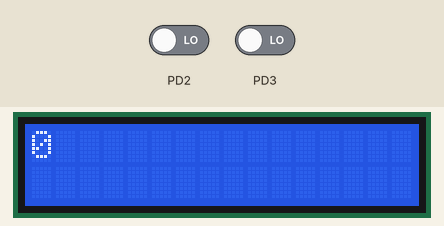
Bench run of a program on a simulated ATmega32, built with avr-gcc and emulated at 16 MHz. Shown: 16×2 character LCD. Wiring (inferred from the names in the program): character LCD (HD44780): RS PB1; R/W PB2; E PB3; data PA4, PA5, PA6, PA7. The test bench sets the inputs (shaded band); at power-on: PD2 LOW, PD3 LOW.

Above: at 1.2 s.
1.3 s: PD2 driven HIGH
At 1.8 s:
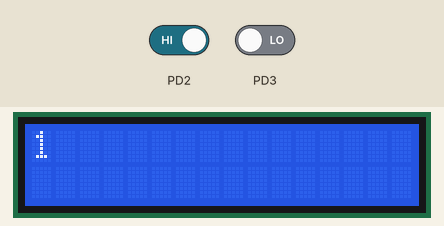
2.8 s: PD3 driven HIGH
Timing chart, 0 to 5.8 s (numbered marks = the images above; inputs shaded):
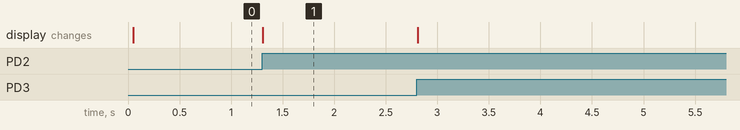

Measured:
- after the input at 1.3 s, the display: changes at once (image 1)

The program:

main.c
```c
/*
 * LCD.c
 *
 * Created: 26-Sep-23 7:44:10 PM
 *  Author: SEIF EL-DIN SOLTAN
 */

#define F_CPU 16000000UL
#include <util/delay.h>

#include "STD_TYPE.h"
#include "BIT_MATH.h"

#include "GLBI_interfase.h"
#include "GLBI_private.h"

#include "EXTI_config.h"
#include "EXTI_interface.h"
#include "EXTI_private.h"

#include "LCD_config.h"
#include "LCD_interface.h"
#include "LCD_private.h"

void UP_Counter   (void);
void DOWN_Counter (void);

u8 Counter = 0;

int main(void)
{

	LCD_init();
	GLBI_Enable();
	EXTI_Enable(EXTI_INT0,EXTI_RISING_EDGE);
	EXTI_Enable(EXTI_INT1,EXTI_RISING_EDGE);
	EXTI_SetCallBackInt0(&UP_Counter);
	EXTI_SetCallBackInt1(&DOWN_Counter);
	LCD_SendIntegarNumber(Counter);

    while(1)
    {

    }
}
void UP_Counter (void)
{
	if(Counter<9)
	{
		Counter++;
		LCD_ClearDesplay();
		LCD_SendIntegarNumber(Counter);
	}
	else
	{
		//No Action
	}
}

void DOWN_Counter (void)
{
	if(Counter>0)
	{
		Counter--;
		LCD_ClearDesplay();
		LCD_SendIntegarNumber(Counter);
	}
	else
	{
		//No Action
	}
}
```

EXTI_config.h
```c
/*
 * EXTI_config.h
 *
 * Created: 09-Sep-23 11:32:00 AM
 *  Author:  SEIF EL-DIN SULTAN OSMAN
 */


#ifndef EXTI_CONFIG_H_
#define EXTI_CONFIG_H_


#endif /* EXTI_CONFIG_H_ */
```

LCD_config.h
```c
/*
 * LCD_config.h
 *
 * Created: 06-Sep-23 10:32:49 PM
 *  Author: SEIF EL-DIN SOLTAN
 */


#ifndef LCD_CONFIG_H_
#define LCD_CONFIG_H_

#define LCD_MODE        LCD_FourBitMode   // LCD_FourBitMode ||  LCD_EightBitMode

#define LCD_PORT        DIO_PORTA

#define LCD_RS_PORT     DIO_PORTB
#define LCD_RS_PIN      DIO_PIN1

#define LCD_RW_PORT     DIO_PORTB
#define LCD_RW_PIN      DIO_PIN2

#define LCD_EN_PORT     DIO_PORTB
#define LCD_EN_PIN      DIO_PIN3


#define LCD_D0_PORT     DIO_PORTA
#define LCD_D0_PIN      DIO_PIN0

#define LCD_D1_PORT     DIO_PORTA
#define LCD_D1_PIN      DIO_PIN1

#define LCD_D2_PORT     DIO_PORTA
#define LCD_D2_PIN      DIO_PIN2

#define LCD_D3_PORT     DIO_PORTA
#define LCD_D3_PIN      DIO_PIN3

#define LCD_D4_PORT     DIO_PORTA
#define LCD_D4_PIN      DIO_PIN4

#define LCD_D5_PORT     DIO_PORTA
#define LCD_D5_PIN      DIO_PIN5

#define LCD_D6_PORT     DIO_PORTA
#define LCD_D6_PIN      DIO_PIN6

#define LCD_D7_PORT     DIO_PORTA
#define LCD_D7_PIN      DIO_PIN7


#endif /* LCD_CONFIG_H_ */
```

EXTI_interface.h
```c
/*
 * EXTI_interface.h
 *
 * Created: 09-Sep-23 11:31:24 AM
 *  Author:  SEIF EL-DIN SULTAN OSMAN
 */


#ifndef EXTI_INTERFACE_H_
#define EXTI_INTERFACE_H_

typedef enum
{
	 EXTI_INT0=0,  //PORT_D_PIN_2
	 EXTI_INT1 ,   //PORT_D_PIN_3
	 EXTI_INT2     //PORT_B_PIN_2
} EXTI_InterruptSource;

typedef enum
{
	EXTI_RISING_EDGE=0,
	EXTI_FALLING_EDGE,
	EXTI_LOW_LEVEL,
	EXTI_ANY_LOGICAL_CHANGE
} EXTI_TriggerEdge;

void EXTI_Enable                   (EXTI_InterruptSource InterruptSource ,EXTI_TriggerEdge TriggerEdge);
void EXTI_Disable                  (EXTI_InterruptSource InterruptSource);
void EXTI_SetCallBackInt0          (void (*PtrToFunc)(void));
void EXTI_SetCallBackInt1          (void (*PtrToFunc)(void));
void EXTI_SetCallBackInt2          (void (*PtrToFunc)(void));

#endif /* EXTI_INTERFACE_H_ */
```

EXTI_program.c
```c
/*
 * EXTI_program.c
 *
 * Created: 09-Sep-23 11:30:36 AM
 *  Author:  SEIF EL-DIN SULTAN OSMAN
 */
#define F_CPU 16000000UL
#include <util/delay.h>

#include "BIT_MATH.h"
#include "STD_TYPE.h"

#include "EXTI_private.h"
#include "EXTI_config.h"
#include "EXTI_interface.h"

static void (*PRIVATE_PtrCallBackInt0) (void) = NULL;
static void (*PRIVATE_PtrCallBackInt1) (void) = NULL;
static void (*PRIVATE_PtrCallBackInt2) (void) = NULL;

void EXTI_Enable(EXTI_InterruptSource InterruptSource ,EXTI_TriggerEdge TriggerEdge)
{
	switch(InterruptSource)
	{
		case EXTI_INT0:
		switch(TriggerEdge)
		{
			case EXTI_RISING_EDGE:
			SET_BIT(MCUCR,ISC00);
			SET_BIT(MCUCR,ISC01);
			break;

			case EXTI_FALLING_EDGE:
			CLR_BIT(MCUCR,ISC00);
			SET_BIT(MCUCR,ISC01);
			break;

			case EXTI_LOW_LEVEL:
			CLR_BIT(MCUCR,ISC00);
			CLR_BIT(MCUCR,ISC01);
			break;

			case EXTI_ANY_LOGICAL_CHANGE:
			SET_BIT(MCUCR,ISC00);
			CLR_BIT(MCUCR,ISC01);
			break;
		}
		SET_BIT(GICR,INT0);
		break;

		case EXTI_INT1:
		switch(TriggerEdge)
		{
			case EXTI_RISING_EDGE:
			SET_BIT(MCUCR,ISC10);
			SET_BIT(MCUCR,ISC11);
			break;

			case EXTI_FALLING_EDGE:
			CLR_BIT(MCUCR,ISC10);
			SET_BIT(MCUCR,ISC11);
			break;

			case EXTI_LOW_LEVEL:
			CLR_BIT(MCUCR,ISC10);
			CLR_BIT(MCUCR,ISC11);
			break;

			case EXTI_ANY_LOGICAL_CHANGE:
			SET_BIT(MCUCR,ISC10);
			CLR_BIT(MCUCR,ISC11);
			break;
		}
		SET_BIT(GICR,INT1);
		break;

		case EXTI_INT2:
		switch(TriggerEdge)
		{
			case EXTI_RISING_EDGE:
			SET_BIT(MCUCSR,ISC2);
			break;

			case EXTI_FALLING_EDGE:
			CLR_BIT(MCUCSR,ISC2);
			break;
		}
		SET_BIT(GICR,INT2);
		break;
	}
}

void EXTI_Disable(EXTI_InterruptSource InterruptSource)
{
	switch(InterruptSource)
	{
		case EXTI_INT0:
		CLR_BIT(GICR,INT0);
		break;

		case EXTI_INT1:
		CLR_BIT(GICR,INT1);
		break;

		case EXTI_INT2:
		CLR_BIT(GICR,INT2);
		break;
	}

}
void EXTI_SetCallBackInt0 (void (*PtrToFunc) (void))
{
	if( PtrToFunc!=NULL )
	{
		PRIVATE_PtrCallBackInt0=PtrToFunc;
	}
}
void EXTI_SetCallBackInt1 (void (*PtrToFunc) (void))
{
	if( PtrToFunc!=NULL )
	{
		PRIVATE_PtrCallBackInt1=PtrToFunc;
	}
}
void EXTI_SetCallBackInt2 (void (*PtrToFunc) (void))
{
	if( PtrToFunc!=NULL )
	{
		PRIVATE_PtrCallBackInt2=PtrToFunc;
	}
}


void  __vector_1(void) __attribute__((signal));
void  __vector_1(void)
{
	if (PRIVATE_PtrCallBackInt0 != NULL)
	{
		PRIVATE_PtrCallBackInt0();
	}
}

void  __vector_2(void) __attribute__((signal));
void  __vector_2(void)
{
	if (PRIVATE_PtrCallBackInt1 != NULL)
	{
		PRIVATE_PtrCallBackInt1();
	}
}

void  __vector_3(void) __attribute__((signal));
void  __vector_3(void)
{
	if (PRIVATE_PtrCallBackInt2 != NULL)
	{
		PRIVATE_PtrCallBackInt2();
	}
}
```

GLBI_interfase.h
```c
/*
 * GLBI_interfase.h
 *
 * Created: 09-Sep-23 5:59:09 PM
 *  Author: SEIF EL-DIN SULTAN OSMAN
 */


#ifndef GLBI_INTERFASE_H_
#define GLBI_INTERFASE_H_


void GLBI_Enable               ();


#endif /* GLBI_INTERFASE_H_ */
```

GLBI_program.c
```c
/*
 * GLBI_program.c
 *
 * Created: 09-Sep-23 5:58:45 PM
 *  Author: SEIF EL-DIN SULTAN OSMAN
 */

#include "STD_TYPE.h"
#include "BIT_MATH.h"

#include "GLBI_interfase.h"
#include "GLBI_private.h"

 void GLBI_Enable()
 {
	 SET_BIT(SREG,I);
 }
```

LCD_interface.h
```c
/*
 * LCD_interface.h
 *
 * Created: 06-Sep-23 6:41:56 PM
 *  Author: SEIF EL-DIN SOLTAN
 */


#ifndef LCD_INTERFACE_H_
#define LCD_INTERFACE_H_


/*	for four bit mode	*/

#define LCD_CmndBit0                          0
#define LCD_CmndBit1                          1
#define LCD_CmndBit2                          2
#define LCD_CmndBit3                          3


void LCD_init                                 (void);
void LCD_sendComnd                            (u8 cmnd);
void LCD_sendChar                             (u8 Character_Data);
void LCD_SendString                           (u8 *String_Data);
void LCD_ClearDesplay                         (void);
void LCD_GoToLocation                         (u8 X_Location, u8 LineNumber);
void LCD_SendIntegarNumber                    (u16 IntegerNumber);
void LCD_SendNumberToLocation                 (u16 Number,u8 X_Location, u8 LineNumber);
void LCD_SendFloatNumber                      (f32 FloatNumber);
void LCD_Shift                                (u8 ShiftCmnd);

#endif /* LCD_INTERFACE_H_ */
```

LCD_program.c
```c
/*
 * LCD_program.c
 *
 * Created: 06-Sep-23 6:41:33 PM
 *  Author: SEIF EL-DIN SOLTAN
 */

#define F_CPU 16000000UL
#include <util/delay.h>

/*	UTILES_LIB	*/
#include "STD_TYPE.h"
#include "BIT_MATH.h"
/*	MCAL	*/
#include "DIO_interface.h"
#include "DIO_private.h"
/*	HAL	*/
#include "LCD_interface.h"
#include "LCD_config.h"
#include "LCD_private.h"


void LCD_init(void)
{
	#if   LCD_MODE == LCD_FourBitMode
	//SET PIN AS OUTPUT
	DIO_SetPinDirection(LCD_RS_PORT,LCD_RS_PIN,DIO_PIN_OUTPUT);
	DIO_SetPinDirection(LCD_RW_PORT,LCD_RW_PIN,DIO_PIN_OUTPUT);
	DIO_SetPinDirection(LCD_EN_PORT,LCD_EN_PIN,DIO_PIN_OUTPUT);


	DIO_SetPinDirection(LCD_D4_PORT,LCD_D4_PIN,DIO_PIN_OUTPUT);
	DIO_SetPinDirection(LCD_D5_PORT,LCD_D5_PIN,DIO_PIN_OUTPUT);
	DIO_SetPinDirection(LCD_D6_PORT,LCD_D6_PIN,DIO_PIN_OUTPUT);
	DIO_SetPinDirection(LCD_D7_PORT,LCD_D7_PIN,DIO_PIN_OUTPUT);


	_delay_ms(35);
	DIO_SetPinValue(LCD_RS_PORT,LCD_RS_PIN,DIO_PIN_LOW);
	DIO_SetPinValue(LCD_RW_PORT,LCD_RW_PIN,DIO_PIN_LOW);
	private_WriteHalfPort(LCD_COMMAND_FOR_FOUR_BIT_MODE);
	DIO_SetPinValue(LCD_EN_PORT,LCD_EN_PIN,DIO_PIN_HIGH);
	_delay_ms(1);
	DIO_SetPinValue(LCD_EN_PORT,LCD_EN_PIN,DIO_PIN_LOW);

	LCD_sendComnd(LCD_FUNCTION_SET);
	_delay_us(45);

	LCD_sendComnd(LCD_DISPLAY_ON_OFF_CONTROL);
	_delay_us(45);

	LCD_sendComnd(LCD_DESPLAY_CLEAR);
	_delay_ms(2);

	LCD_sendComnd(LCD_ENTRY_MODE_SET);
	_delay_us(45);

	#elif LCD_MODE == LCD_EightBitMode
	//SET PIN AS OUTPUT
	DIO_SetPinDirection(LCD_RS_PORT,LCD_RS_PIN,DIO_PIN_OUTPUT);
	DIO_SetPinDirection(LCD_RW_PORT,LCD_RW_PIN,DIO_PIN_OUTPUT);
	DIO_SetPinDirection(LCD_EN_PORT,LCD_EN_PIN,DIO_PIN_OUTPUT);

	DIO_setPortDirection(LCD_PORT,DIO_PORT_OUTPUT);

	_delay_ms(35);
	//     DIO_SetPinValue(LCD_RS_PORT,LCD_RS_PIN,DIO_PIN_LOW);
	//     DIO_SetPinValue(LCD_RW_PORT,LCD_RW_PIN,DIO_PIN_LOW);
	LCD_sendComnd(LCD_FUNCTION_SET);
	_delay_us(45);

	LCD_sendComnd(LCD_DISPLAY_ON_OFF_CONTROL);
	_delay_us(45);

	LCD_sendComnd(LCD_DESPLAY_CLEAR);
	_delay_ms(2);

	LCD_sendComnd(LCD_ENTRY_MODE_SET);
	_delay_us(45);

	#endif
}

void LCD_sendComnd(u8 Cmnd)
{
	#if   LCD_MODE == LCD_FourBitMode
	DIO_SetPinValue(LCD_RS_PORT,LCD_RS_PIN,DIO_PIN_LOW);
	DIO_SetPinValue(LCD_RW_PORT,LCD_RW_PIN,DIO_PIN_LOW);

	private_WriteHalfPort(Cmnd>>4);                                    //PORTA_REG= (PORTA_REG & 0x0f) | (Cmnd & 0xf0)
	DIO_SetPinValue(LCD_EN_PORT,LCD_EN_PIN,DIO_PIN_HIGH);
	_delay_ms(1);
	DIO_SetPinValue(LCD_EN_PORT,LCD_EN_PIN,DIO_PIN_LOW);

	private_WriteHalfPort(Cmnd);                                      //PORTA_REG= (PORTA_REG & 0x0f) | ((Cmnd & 0xf0) <<4)
	DIO_SetPinValue(LCD_EN_PORT,LCD_EN_PIN,DIO_PIN_HIGH);
	_delay_ms(1);
	DIO_SetPinValue(LCD_EN_PORT,LCD_EN_PIN,DIO_PIN_LOW);

	#elif LCD_MODE == LCD_EightBitMode
	DIO_SetPinValue(LCD_RS_PORT,LCD_RS_PIN,DIO_PIN_LOW);
	DIO_SetPinValue(LCD_RW_PORT,LCD_RW_PIN,DIO_PIN_LOW);

	DIO_setPortValue(LCD_PORT,Cmnd);
	DIO_SetPinValue(LCD_EN_PORT,LCD_EN_PIN,DIO_PIN_HIGH);
	_delay_ms(1);
	DIO_SetPinValue(LCD_EN_PORT,LCD_EN_PIN,DIO_PIN_LOW);

	#endif

}


void LCD_sendChar(u8 Character_Data)
{
	#if   LCD_MODE == LCD_FourBitMode
	DIO_SetPinValue(LCD_RS_PORT,LCD_RS_PIN,DIO_PIN_HIGH);
	DIO_SetPinValue(LCD_RW_PORT,LCD_RW_PIN,DIO_PIN_LOW);

	private_WriteHalfPort(Character_Data>>4);                        //PORTA_REG= (PORTA_REG & 0x0f) | (Character_Data & 0xf0)
	DIO_SetPinValue(LCD_EN_PORT,LCD_EN_PIN,DIO_PIN_HIGH);
	_delay_ms(1);
	DIO_SetPinValue(LCD_EN_PORT,LCD_EN_PIN,DIO_PIN_LOW);

	private_WriteHalfPort(Character_Data);                         //PORTA_REG= (PORTA_REG & 0x0f) | ((Character_Data & 0xf0) <<4)
	DIO_SetPinValue(LCD_EN_PORT,LCD_EN_PIN,DIO_PIN_HIGH);
	_delay_ms(1);
	DIO_SetPinValue(LCD_EN_PORT,LCD_EN_PIN,DIO_PIN_LOW);

	#elif LCD_MODE == LCD_EightBitMode
	DIO_SetPinValue(LCD_RS_PORT,LCD_RS_PIN,DIO_PIN_HIGH);
	DIO_SetPinValue(LCD_RW_PORT,LCD_RW_PIN,DIO_PIN_LOW);

	DIO_setPortValue(LCD_PORT,Character_Data);
	DIO_SetPinValue(LCD_EN_PORT,LCD_EN_PIN,DIO_PIN_HIGH);
	_delay_ms(1);
	DIO_SetPinValue(LCD_EN_PORT,LCD_EN_PIN,DIO_PIN_LOW);

	#endif

}

void LCD_SendString (u8 *String_Data)
{
	#if   LCD_MODE == LCD_FourBitMode
	while((*String_Data)!='\0')
	{
		LCD_sendChar(*String_Data);
		String_Data++;
	}

	#elif LCD_MODE == LCD_EightBitMode
	while((*String_Data)!='\0')
	{
		LCD_sendChar(*String_Data);
		String_Data++;
	}
	#endif

}


void LCD_ClearDesplay()
{
	#if   LCD_MODE == LCD_FourBitMode
	LCD_sendComnd (LCD_DESPLAY_CLEAR);
	_delay_ms(2);
	LCD_sendComnd (LCD_Cursor_At_Home_position);

	#elif LCD_MODE == LCD_EightBitMode
	LCD_sendComnd (LCD_DESPLAY_CLEAR);
	_delay_ms(2);
	LCD_sendComnd (LCD_Cursor_At_Home_position);

	#endif

}

void LCD_GoToLocation(u8 X_Location, u8 LineNumber)
{
	#if   LCD_MODE == LCD_FourBitMode
	u8 FirstLocation[] = {0x80, 0xC0, 0x94, 0xD4};
	LCD_sendComnd(FirstLocation[LineNumber-1] + X_Location-1);
	_delay_us(1000);

	#elif LCD_MODE == LCD_EightBitMode
	u8 FirstLocation[] = {0x80, 0xC0, 0x94, 0xD4};
	LCD_sendComnd(FirstLocation[LineNumber-1] + X_Location-1);
	_delay_us(1000);

	#endif
}

void LCD_SendIntegarNumber(u16 IntegerNumber)
{
	#if   LCD_MODE == LCD_FourBitMode
	u16 NumberString[16];
	snprintf(NumberString,17,"%d",IntegerNumber);
	LCD_SendString(NumberString);

	#elif LCD_MODE == LCD_EightBitMode
	u16 NumberString[16];
	snprintf(NumberString,17,"%d",IntegerNumber);
	LCD_SendString(NumberString);

	#endif

}


void LCD_SendNumberToLocation(u16 Number,u8 X_Location, u8 LineNumber)
{
	#if   LCD_MODE == LCD_FourBitMode
	LCD_GoToLocation(X_Location,LineNumber);
	LCD_SendIntegarNumber(Number);

	#elif LCD_MODE == LCD_EightBitMode
	LCD_GoToLocation(X_Location,LineNumber);
	LCD_SendIntegarNumber(Number);

	#endif

}

void LCD_SendFloatNumber(f32 FloatNumber)
{
	#if   LCD_MODE == LCD_FourBitMode
	u16 NumberString[16];
	snprintf(NumberString,17,"%f",FloatNumber);
	LCD_SendString(NumberString);

	#elif LCD_MODE == LCD_EightBitMode
	u16 NumberString[16];
	snprintf(NumberString,17,"%f",FloatNumber);
	LCD_SendString(NumberString);

	#endif

}

void LCD_Shift(u8 ShiftCmnd)
{
	#if   LCD_MODE == LCD_FourBitMode
	LCD_sendComnd(ShiftCmnd);

	#elif LCD_MODE == LCD_EightBitMode
	LCD_sendComnd(ShiftCmnd);

	#endif
}


void private_WriteHalfPort (u8 Value)
{
	(DIO_PIN_LOW==GET_BIT(Value,LCD_CmndBit0)) ? (DIO_SetPinValue(LCD_D4_PORT,LCD_D4_PIN,DIO_PIN_LOW)) : (DIO_SetPinValue(LCD_D4_PORT,LCD_D4_PIN,DIO_PIN_HIGH));
	(DIO_PIN_LOW==GET_BIT(Value,LCD_CmndBit1)) ? (DIO_SetPinValue(LCD_D5_PORT,LCD_D5_PIN,DIO_PIN_LOW)) : (DIO_SetPinValue(LCD_D5_PORT,LCD_D5_PIN,DIO_PIN_HIGH));
	(DIO_PIN_LOW==GET_BIT(Value,LCD_CmndBit2)) ? (DIO_SetPinValue(LCD_D6_PORT,LCD_D6_PIN,DIO_PIN_LOW)) : (DIO_SetPinValue(LCD_D6_PORT,LCD_D6_PIN,DIO_PIN_HIGH));
	(DIO_PIN_LOW==GET_BIT(Value,LCD_CmndBit3)) ? (DIO_SetPinValue(LCD_D7_PORT,LCD_D7_PIN,DIO_PIN_LOW)) : (DIO_SetPinValue(LCD_D7_PORT,LCD_D7_PIN,DIO_PIN_HIGH));
}
```

STD_TYPE.h
```c
/*
Name :SEIF EL_DIN SULTAN
Date :25/08/2023
Breif : DATA TYPES
Version :1.0

*/


#ifndef STD_TYPE_H
#define STD_TYPE_H

typedef unsigned char           u8;
typedef signed char             s8;

typedef unsigned short int     u16;
typedef signed short int       s16;

typedef unsigned long int      u32;
typedef signed long int        s32;

typedef unsigned long          u64;
typedef signed long            s64;

typedef float                  f32;
typedef double                 f64;
typedef long double            f128;

typedef enum {
	           FALSE ,
			   TRUE
	          }bool;

#define NULL                   (void*)0

#endif
```

BIT_MATH.h
```c
/*
Name :SEIF EL_DIN SULTAN
Date :25/08/2023
Breif : BIT MATH
Version :1.0

*/

#ifndef BIT_MATH_H
#define BIT_MATH_H

#define SET_BIT(REG,BIT) REG|=(1<<BIT)
#define CLR_BIT(REG,BIT) REG&=~(1<<BIT)
#define TGL_BIT(REG,BIT) REG^=(1<<BIT)
#define GET_BIT(REG,BIT) ((REG>>BIT)&1)              //(REG&(1<<BIT)>>BIT)

#define SET_REG(REG) REG|=0xff
#define CLR_REG(REG) REG&=0x00
#define TGL_REG(REG) REG^=0xff


#endif
```

DIO_interface.h
```c
/*
 * IncFile1.h
 *
 * Created: 01-Sep-23 10:01:31 AM
 *  Author: SEIF EL-DIN SOLTAN
 */


#ifndef INCFILE1_H_
#define INCFILE1_H_

#define DIO_PORTA                0
#define DIO_PORTB                1
#define DIO_PORTC                2
#define DIO_PORTD                3


#define DIO_PIN0                 0
#define DIO_PIN1                 1
#define DIO_PIN2                 2
#define DIO_PIN3                 3
#define DIO_PIN4                 4
#define DIO_PIN5                 5
#define DIO_PIN6                 6
#define DIO_PIN7                 7

#define DIO_PIN_INPUT            0
#define DIO_PIN_OUTPUT           1

#define DIO_PIN_LOW              0
#define DIO_PIN_HIGH             1

#define DIO_PORT_INPUT            0x00
#define DIO_PORT_OUTPUT           0xff

#define DIO_PORT_LOW              0x00
#define DIO_PORT_HIGH             0xff


typedef enum {
	          DIO_OK,
	          DIO_NOK
			 } DIO_ERRORSTATUS;


DIO_ERRORSTATUS    DIO_SetPinDirection              (u8 PortId,u8 PinId,u8 PInDirection);
DIO_ERRORSTATUS    DIO_SetPinValue                  (u8 PortId,u8 PinId,u8 PinValue);
DIO_ERRORSTATUS    DIO_TogglePinValue               (u8 PortId ,u8 PinId);
DIO_ERRORSTATUS    DIO_ReadValue                    (u8 PortId,u8 PinId,u8* PinValue);
DIO_ERRORSTATUS    DIO_activePinInPullUpResistance  ( u8 PortId ,u8 PinId);

/* Port Apis */

DIO_ERRORSTATUS DIO_setPortDirection                (u8 PortId, u8 PortDirection);
DIO_ERRORSTATUS DIO_setPortValue                    (u8 PortId, u8 PortValue);
DIO_ERRORSTATUS DIO_getPortValue                    (u8 PortId, u8* PortValue);
DIO_ERRORSTATUS DIO_togglePortValue                 (u8 PortId);
DIO_ERRORSTATUS DIO_activePortInPullUpResistance    (u8 PortId);


#endif /* INCFILE1_H_ */
```

DIO_private.h
```c
/*
 * DIO_Private.h
 *
 * Created: 01-Sep-23 8:09:55 PM
 *  Author: SEIF EL-DIN SOLTAN
 */


#ifndef DIO_PRIVATE_H_
#define DIO_PRIVATE_H_

#define    DDRA_REG     (*(volatile u8*) 0x3A)
#define    DDRB_REG	    (*(volatile u8*) 0x37)
#define    DDRC_REG	    (*(volatile u8*) 0x34)
#define    DDRD_REG	    (*(volatile u8*) 0x31)

#define    PORTA_REG	(*(volatile u8*) 0x3B)
#define    PORTB_REG	(*(volatile u8*) 0x38)
#define    PORTC_REG	(*(volatile u8*) 0x35)
#define    PORTD_REG	(*(volatile u8*) 0x32)

#define    PINA_REG	   (*(volatile u8*) 0x39)
#define    PINB_REG	   (*(volatile u8*) 0x36)
#define    PINC_REG	   (*(volatile u8*) 0x33)
#define    PIND_REG	   (*(volatile u8*) 0x30)


#endif /* DIO_PRIVATE_H_ */
```

EXTI_private.h
```c
/*
 * EXTI_private.h
 *
 * Created: 09-Sep-23 11:31:39 AM
 *  Author: SEIF EL-DIN SULTAN OSMAN
 */


#ifndef EXTI_PRIVATE_H_
#define EXTI_PRIVATE_H_

#define MCUCR            (*(volatile u8*)0x55)
#define ISC00            0
#define ISC01            1
#define ISC10            2
#define ISC11            3

#define MCUCSR           (*(volatile u8*)0x54)
#define ISC2             6

#define GICR             (*(volatile u8*)0x5B)
#define INT0             6
#define INT1             7
#define INT2             5

#define GIFR             (*(volatile u8*)0x5A)
#define INTF0            6
#define INTF1            7
#define INTF2            5


#endif /* EXTI_PRIVATE_H_ */
```

Source omitted: DIO_program.c (6006 bytes), GLBI_private.h (253 bytes), LCD_private.h (1034 bytes)
